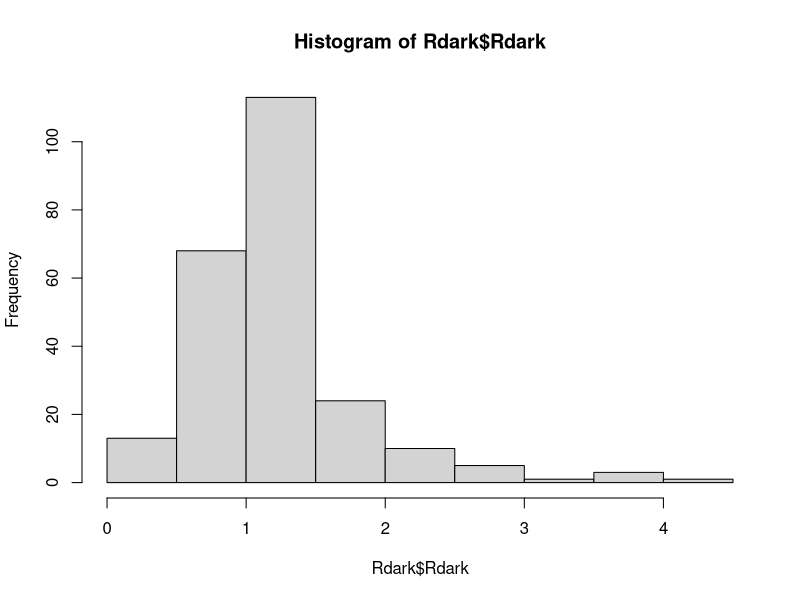
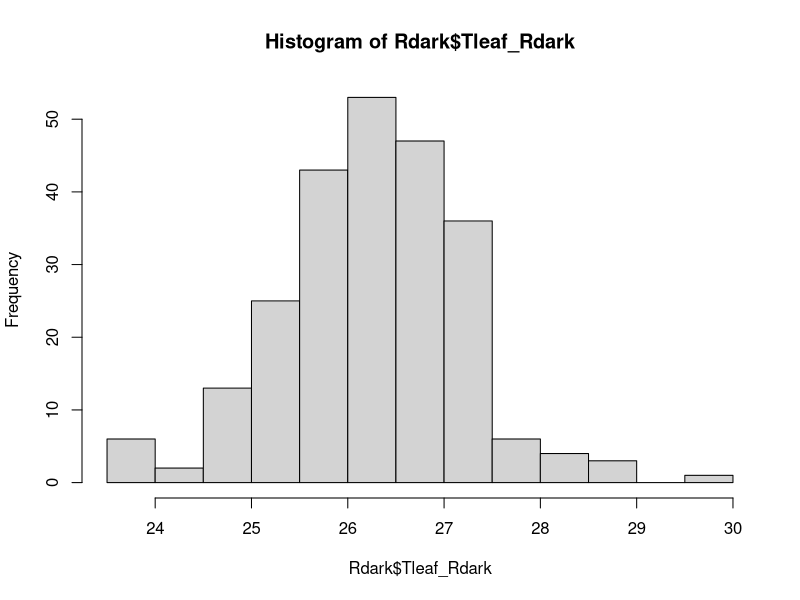

These figures' R source, in order:
## This code is used to import and transform dark respiration data. This is an optional step of the process.
## It is used to import Rdark data and transform it in a standard format

# Load the 'here' package to easily reference files and folders path, which is robust and independent on your platform (Linux, Windows..)
library(here)


# Set the working directory to the 'Davidson_et_al_2023' folder where the data is located
path=here()
setwd(file.path(path,'/Datasets/Davidson_et_al_2023'))

# Importing the author's Rdark data
data_Rdark <- read.csv("Leaf_Trait_Data.csv")

# Creating a Rdark dataframe
Rdark <- data.frame(SampleID=data_Rdark$SampleID,Rdark=data_Rdark$Rdark,Tleaf_Rdark=data_Rdark$T_Rdark)

# Checking data quality
hist(Rdark$Rdark) # No negative values
hist(Rdark$Tleaf_Rdark)


# Saving Rdark data
save(Rdark,file="Rdark_data.Rdata")
